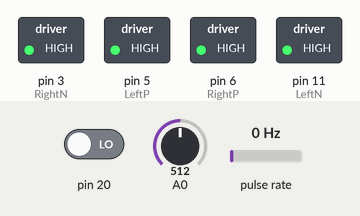
A sketch run on a simulated Arduino Uno, built with avr-gcc and run on an emulated ATmega328P. Shown: switched loads named in the sketch (green lamp = pin HIGH). Wiring (inferred from the names in the program): pulse sensor: data pin 2. The inputs (shaded band) are chosen by the test bench; at power-on: A0 = 512, pin 20 LOW, pulse rate 0 Hz. What the sketch prints to the serial monitor is not drawn.

Above: at 0.3 s.
Timing chart, 0 to 1.8 s (numbered marks = the images above):
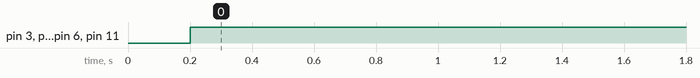

The sketch:

VelocityTest.ino
```cpp
/*
  转速测量程序
  通过串口发送数据，数据格式：关键字+数据（R123L250,表示右轮驱动电压为123，左轮为250；驱动电压范围：-255～255）
  需要注意的细节：定时器2的使用会影响Pin3和Pin11的PWM输出；同时定时器2中断会影响串口接收数据，故在串口接收之前，先暂停定时器2中断。
 */
//  程序执行流程：
//  1、通过串口界面，输入左右后轮驱动电压
//  2、通过10ms定时器，周期性读取左右后轮的转圈计数值
//  3、通过串口输出左右后轮速度（10ms内的转圈计数值）

#include <MsTimer2.h>               //定时中断头文件
#include <PinChangeInterrupt.h>     //外部中断头文件，与讲义中给的示例有区别
//#include <PinChangeInt.h>         //讲义中示例的外部中断头文件

//*******TB6612电机驱动引脚*******//
#define RightN  3   //    AIN1  //由于定时器2的使用，Pin3和Pin11无法输出PWM，只能作为数字引脚
#define RightP  6   //    AIN2
#define LeftN   11  //    BIN1  //由于定时器2的使用，Pin3和Pin11无法输出PWM，只能作为数字引脚
#define LeftP   5   //    BIN2

//*****编码器引脚*****//
#define ENCODER_L   4         //左轮编码器采集引脚，外部中断触发源端口
#define DIRECTION_L 8
#define ENCODER_R   2         //右轮编码器采集引脚，外部中断触发源端口
#define DIRECTION_R 7

//*****全局变量*****//
volatile long Counter_Left, Counter_Right ; //左右轮编码器计数器
int Velocity_Left, Velocity_Right;          //左右轮速度
int  maxPwm = 250, maxVel;                  //maxVel = 47,10ms定时器中断时，最大转速约为47
int MotorR, MotorL;                         //左右轮电机驱动电压

int Battery_Voltage;                  //电池电压采样变量
boolean stringComplete = false;       // 蓝牙串口接收命令完成指示
String comdata;

/**************************************************************************
  函数功能：赋值给PWM寄存器,小车的驱动函数
  入口参数：左右轮电机驱动电压，PWM格式输出
**************************************************************************/
void Driver(int motora, int motorb)   //motora:右轮；motorb:左轮
{
  if (motora > maxPwm) motora = maxPwm;
  if (motora < -maxPwm) motora = -maxPwm;
  if (motorb > maxPwm) motorb = maxPwm;
  if (motorb < -maxPwm) motorb = -maxPwm;

  if (motora > 0) analogWrite(RightP, motora), digitalWrite(RightN, LOW); //赋值给PWM寄存器
  else            analogWrite(RightP, 255 + motora), digitalWrite(RightN, HIGH); //赋值给PWM寄存器
  if (motorb > 0) analogWrite(LeftP, motorb), digitalWrite(LeftN, LOW); //赋值给PWM寄存器
  else            analogWrite(LeftP, 255 + motorb), digitalWrite(LeftN, HIGH); //赋值给PWM寄存器
}

/*********函数功能：10ms定时器中断服务函数********/
//定时器中断服务函数，实现左右轮速度读取
void control()
{
  Velocity_Left = Counter_Left; Counter_Left = 0; //读取左轮编码器数据，并清零
  /*需要补充*/        //读取右轮编码器数据，并清零
  Battery_Detect();   //电池监测
}
/*********函数功能：监测当前电池电压，单位10mV*******/
/******Battery_Voltage<740时，表明电池电压不够*******/
void Battery_Detect()
{
  int Temp;                                     //临时变量
  static float Voltage_All;                     //电压采样相关变量
  static unsigned char Voltage_Count;           //电压采集用的计数器
  Temp = analogRead(0);   //采集一下电池电压    //A0端口 模拟读取就是0端口
  Voltage_Count++;        //平均值计数器
  Voltage_All += Temp;    //多次采样累积
  if (Voltage_Count == 20)
  {
    Battery_Voltage = Voltage_All * 0.5371 / 2; //求平均值，单位：10mV
    Voltage_All = 0;
    Voltage_Count = 0;
  }
}
/*****函数功能：外部中断读取编码器数据，具有二倍频功能 注意外部中断是跳变沿触发********/
void READ_ENCODER_L()
{
  if (digitalRead(ENCODER_L) == LOW)  //如果是下降沿触发的中断
  {
    if (digitalRead(DIRECTION_L) == LOW)      Counter_Left--;  //根据另外一相电平判定方向
    else      Counter_Left++;
  }
  else                                //如果是上升沿触发的中断
  {
    if (digitalRead(DIRECTION_L) == LOW)      Counter_Left++; //根据另外一相电平判定方向
    else     Counter_Left--;
  }
}
/*****函数功能：外部中断读取编码器数据，具有二倍频功能 注意外部中断是跳变沿触发********/
void READ_ENCODER_R()
{
  if (digitalRead(ENCODER_R) == LOW) //如果是下降沿触发的中断
  {
    if (digitalRead(DIRECTION_R) == LOW)      Counter_Right++;//根据另外一相电平判定方向
    else      Counter_Right--;
  }
  else                              //如果是上升沿触发的中断
  {
    if (digitalRead(DIRECTION_R) == LOW)      Counter_Right--; //根据另外一相电平判定方向
    else     Counter_Right++;
  }
}

/***********函数功能：初始化 相当于Main函数************/
void setup()
{
  pinMode(RightP, OUTPUT);          //电机驱动引脚
  pinMode(RightN, OUTPUT);          //电机驱动引脚
  pinMode(LeftP, OUTPUT);           //电机驱动引脚
  pinMode(LeftN, OUTPUT);           //电机驱动引脚

  pinMode(ENCODER_L, INPUT);        //编码器引脚
  pinMode(DIRECTION_L, INPUT);      //编码器引脚
  pinMode(ENCODER_R, INPUT);        //编码器引脚
  pinMode(DIRECTION_R, INPUT);      //编码器引脚
  delay(200);                       //延时等待初始化完成

  sei();                            //全局中断开启
  attachInterrupt(0, READ_ENCODER_R, CHANGE);             //开启外部中断 右轮编码器    //系统库函数，中断通道0，对应D2引脚；中断通道1,对应D3引脚
  attachPCINT(20, READ_ENCODER_L, CHANGE);                //开启外部中断 左轮编码器    //自编库函数，中断源为20，对应D4引脚，
  //attachPinChangeInterrupt(4, READ_ENCODER_L, CHANGE);  //讲义中示例采用的中断函数，中断源为4，对应D4引脚，对应的库函数头文件为<PinChangeInt.h>

  MsTimer2::set(10, control);       //使用Timer2设置10ms定时中断
  Serial.begin(38400);             //开启串口
}
/******函数功能：主循环程序体*******/
void loop()
{
  long timer;                   //变量：记录当前时间
  if (stringComplete == true)
  {
    stringComplete = false;
    Serial.print("Command: " + comdata);
  }
  Driver(MotorR, MotorL);     //根据串口接收的命令，驱动两后轮转动
  MsTimer2::start();          //开启定时器中断

  timer = millis();           //记录当前时间
  while ((millis() - timer) < 3000) //循环3000ms，回传两后轮转速，以及电池电压
  {
    Serial.print("Left: "); Serial.print(Velocity_Left);      //
    Serial.print("  ");
    Serial.print("Right: "); Serial.print(Velocity_Right);    //
    Serial.print("  ");
    Serial.print("Battery_Voltage: "); Serial.println(Battery_Voltage);    //
    delay(300);
  }

  MsTimer2::stop();           //需关闭定时器中断，因为影响串口接收
}

/****函数功能：串口接收中断******/
void serialEvent()
{
  int data, k = 0, sign = 1;
  char inChar;
  int SerialStart = 0;
  comdata = "";
  SerialStart = Serial.available();
  while (SerialStart > 0)
  {
    inChar = Serial.read();       // get the new byte:
    comdata += inChar;
    delay(2);
    data = int(inChar - 48);
    if (data >= 0 && data <= 9)   //数据格式：关键字+数据，例如R123L250，表示MotorR=123，MotorL=250；
    {
      switch (k)
      {
        case 0: break;
        case 1: MotorR = MotorR * 10 + data * sign; break;
        case 2: MotorL = MotorL * 10 + data * sign; break;
        //……      //可以任意定义其他传送通道
        default: break;
      }
    }
    switch (inChar)
    {
      case 'R': k = 1; MotorR = 0; sign = 1; break;
      case 'L': k = 2; MotorL = 0; sign = 1; break;
      //……      //可以任意定义其他传送通道
      case '-': sign = -1; break;
      case '\n': stringComplete = true; SerialStart = Serial.available(); break;
      default: break;
    }
  }
}
```

Measured:
- by itself, pin 3 (RightN), pin 5 (LeftP), pin 6 (RightP), pin 11 (LeftN): LOW → HIGH at 0.20 s
